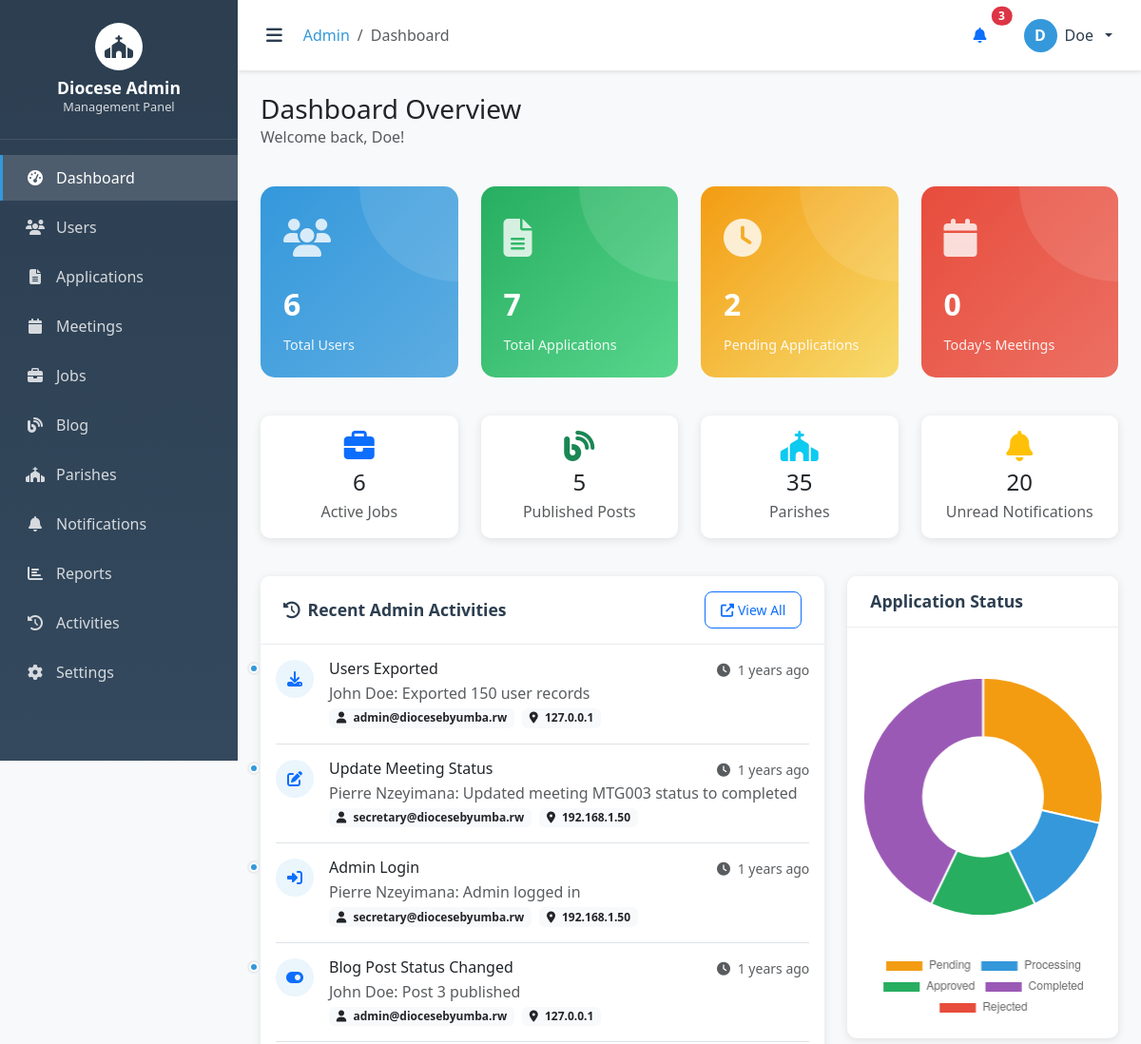
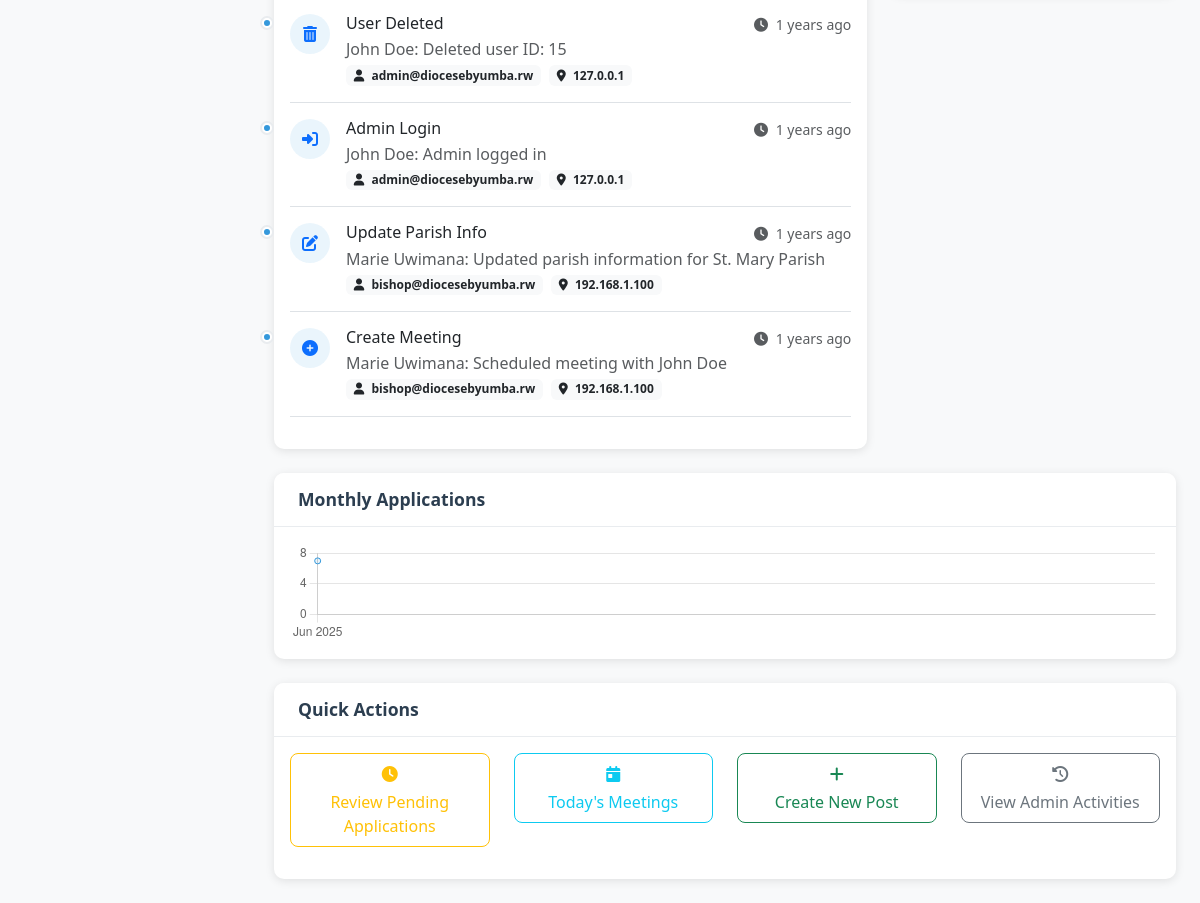
Page /admin/dashboard.php (signed in) on the committed database (2 pictures, top to bottom).
### tables this page shows
CREATE TABLE IF NOT EXISTS `admin_activity_log` (
  `id` int(11) NOT NULL AUTO_INCREMENT,
  `admin_id` int(11) NOT NULL,
  `admin_email` varchar(255) NOT NULL,
  `action` varchar(100) NOT NULL,
  `details` text DEFAULT NULL,
  `ip_address` varchar(45) DEFAULT NULL,
  `user_agent` text DEFAULT NULL,
  `created_at` timestamp NOT NULL DEFAULT current_timestamp(),
  PRIMARY KEY (`id`),
  KEY `admin_id` (`admin_id`),
  KEY `admin_email` (`admin_email`),
  KEY `action` (`action`),
  KEY `created_at` (`created_at`),
  CONSTRAINT `admin_activity_log_ibfk_1` FOREIGN KEY (`admin_id`) REFERENCES `users` (`id`) ON DELETE CASCADE
);

### admin/dashboard.php (the view, shortened to what the rows shown need)
<?php
require_once 'functions.php';
$recent_activities = getRecentAdminActivities(8);
$application_status_counts = getApplicationStatusCounts();
$monthly_stats = getMonthlyApplicationStats(6);
include 'includes/header.php';
?>
<div class="row mb-4">
    <div class="col-12">
        <h1 class="h3 mb-0">Dashboard Overview</h1>
    </div>
</div>
<div class="row">
    <div class="col-lg-8 mb-4">
        <div class="card">
            <div class="card-body">
                <?php if (empty($recent_activities)): ?>
                    <div class="text-center py-4">
                        <i class="fas fa-history text-muted" style="font-size: 3rem;"></i>
                        <h6 class="text-muted mt-2">No Recent Admin Activities</h6>
                        <p class="text-muted small">Admin actions will appear here once they start performing activities</p>
                    </div>
                <?php else: ?>
                    <div class="activity-list">
                        <?php foreach ($recent_activities as $activity): ?>
                            <div class="activity-item d-flex align-items-start mb-3 pb-3 border-bottom">
                                <div class="activity-icon me-3" style="width: 40px; height: 40px; background: rgba(52, 152, 219, 0.1); border-radius: 50%; display: flex; align-items: center; justify-content: center;">
                                    <i class="<?php echo $activity['icon']; ?> text-primary"></i>
                                </div>
                                <div class="activity-content flex-grow-1">
                                    <div class="d-flex justify-content-between align-items-start">
                                        <h6 class="mb-1"><?php echo htmlspecialchars($activity['title']); ?></h6>
                                        <small class="text-muted">
                                            <i class="fas fa-clock me-1"></i>
                                            <?php echo timeAgo($activity['time']); ?>
                                        </small>
                                    </div>
                                    <p class="text-muted mb-1"><?php echo htmlspecialchars($activity['description']); ?></p>
                                    <div class="d-flex align-items-center">
                                        <span class="badge bg-light text-dark me-2">
                                            <i class="fas fa-user me-1"></i>
                                            <?php echo htmlspecialchars($activity['admin_email']); ?>
                                        </span>
                                        <?php if (!empty($activity['ip_address'])): ?>
                                            <span class="badge bg-light text-dark">
                                                <i class="fas fa-map-marker-alt me-1"></i>
                                                <?php echo htmlspecialchars($activity['ip_address']); ?>
                                            </span>
                                        <?php endif; ?>
                                    </div>
                                </div>
                            </div>
                        <?php endforeach; ?>
                    </div>
                <?php endif; ?>
            </div>
        </div>
    </div>
</div>
<?php
$additional_js = '
<script>
// Application Status Chart
const statusCtx = document.getElementById("statusChart").getContext("2d");
const statusChart = new Chart(statusCtx, {
    type: "doughnut",
    data: {
        labels: ["Pending", "Processing", "Approved", "Completed", "Rejected"],
        datasets: [{
            data: [
                ' . ($application_status_counts['pending'] ?? 0) . ',
                ' . ($application_status_counts['processing'] ?? 0) . ',
                ' . ($application_status_counts['approved'] ?? 0) . ',
                ' . ($application_status_counts['completed'] ?? 0) . ',
                ' . ($application_status_counts['rejected'] ?? 0) . '
            ],
            backgroundColor: [
                "#f39c12",
                "#3498db",
                "#27ae60",
                "#9b59b6",
                "#e74c3c"
            ]
        }]
    },
    options: {
        responsive: true,
        maintainAspectRatio: false,
        plugins: {
            legend: {
                position: "bottom"
            }
        }
    }
});
// Monthly Applications Chart
const monthlyCtx = document.getElementById("monthlyChart").getContext("2d");
const monthlyChart = new Chart(monthlyCtx, {
    type: "line",
    data: {
        labels: [' . implode(',', array_map(function($stat) { return '"' . date('M Y', strtotime($stat['month'] . '-01')) . '"'; }, $monthly_stats)) . '],
        datasets: [{
            label: "Applications",
            data: [' . implode(',', array_column($monthly_stats, 'count')) . '],
            borderColor: "#3498db",
            backgroundColor: "rgba(52, 152, 219, 0.1)",
            tension: 0.4,
            fill: true
        }]
    },
    options: {
        responsive: true,
        maintainAspectRatio: false,
        scales: {
            y: {
                beginAtZero: true
            }
        },
        plugins: {
            legend: {
                display: false
            }
        }
    }
});
</script>
';
include 'includes/footer.php';
?>

### rows in the picture
admin_activity_log: title "Users Exported", created_at "1 years ago", description "John Doe: Exported 150 user records", admin_email "admin@diocesebyumba.rw", ip_address "127.0.0.1"
admin_activity_log: title "Update Meeting Status", created_at "1 years ago", description "Pierre Nzeyimana: Updated meeting MTG003 status to completed", admin_email "secretary@diocesebyumba.rw", ip_address "192.168.1.50"
admin_activity_log: title "Admin Login", created_at "1 years ago", description "Pierre Nzeyimana: Admin logged in", admin_email "secretary@diocesebyumba.rw", ip_address "192.168.1.50"
admin_activity_log: title "Blog Post Status Changed", created_at "1 years ago", description "John Doe: Post 3 published", admin_email "admin@diocesebyumba.rw", ip_address "127.0.0.1"
admin_activity_log: title "User Deleted", created_at "1 years ago", description "John Doe: Deleted user ID: 15", admin_email "admin@diocesebyumba.rw", ip_address "127.0.0.1"
admin_activity_log: title "Admin Login", created_at "1 years ago", description "John Doe: Admin logged in", admin_email "admin@diocesebyumba.rw", ip_address "127.0.0.1"
admin_activity_log: title "Update Parish Info", created_at "1 years ago", description "Marie Uwimana: Updated parish information for St. Mary Parish", admin_email "bishop@diocesebyumba.rw", ip_address "192.168.1.100"
admin_activity_log: title "Create Meeting", created_at "1 years ago", description "Marie Uwimana: Scheduled meeting with John Doe", admin_email "bishop@diocesebyumba.rw", ip_address "192.168.1.100"

### other values in the picture
$breadcrumb['title'] "Dashboard"
substr($current_admin['name'], 0, 1) "D"
$current_admin['name'] "Doe"
getCurrentAdmin()['name'] "Doe"
$stats['total_users'] "6"
$stats['total_applications'] "7"
$stats['pending_applications'] "2"
$stats['todays_meetings'] "0"
$stats['active_jobs'] "6"
$stats['published_posts'] "5"
$stats['total_parishes'] "35"
$stats['unread_notifications'] "20"
chart data {{ $application_status_counts['pending'] }} 2
chart data {{ $application_status_counts['processing'] }} 1
chart data {{ $application_status_counts['approved'] }} 1
